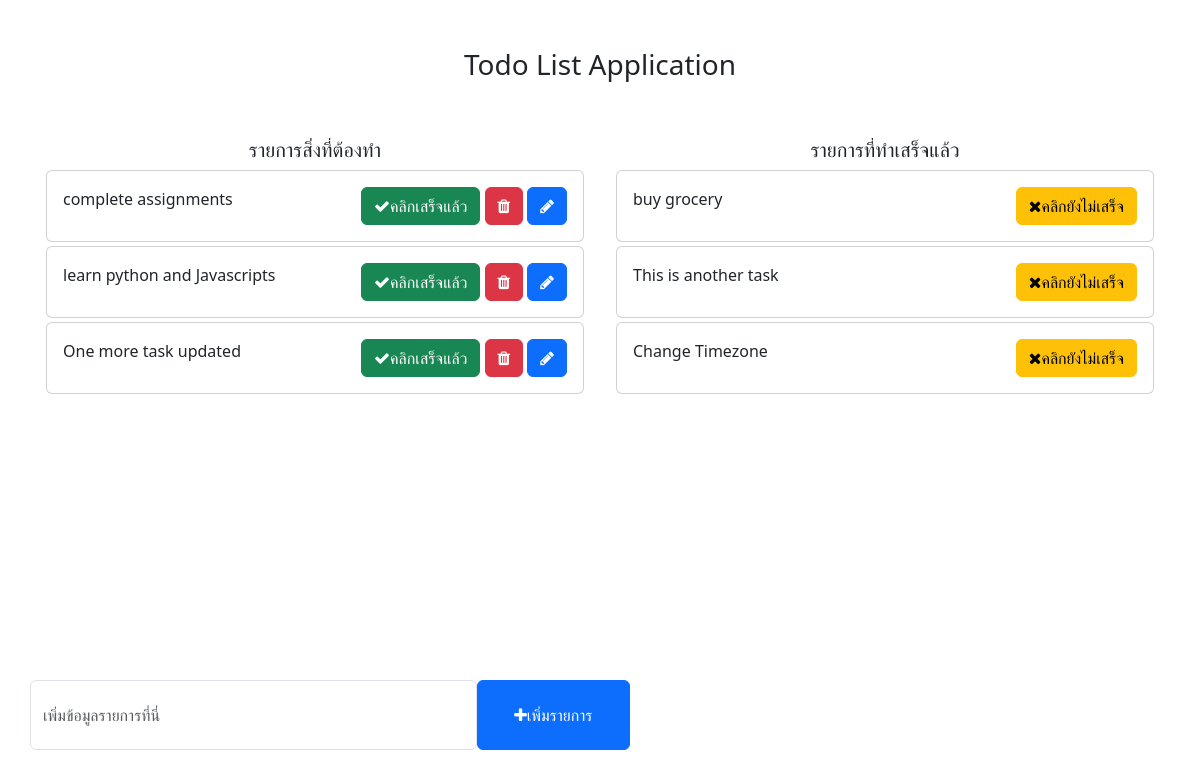
The app's page /, older data.
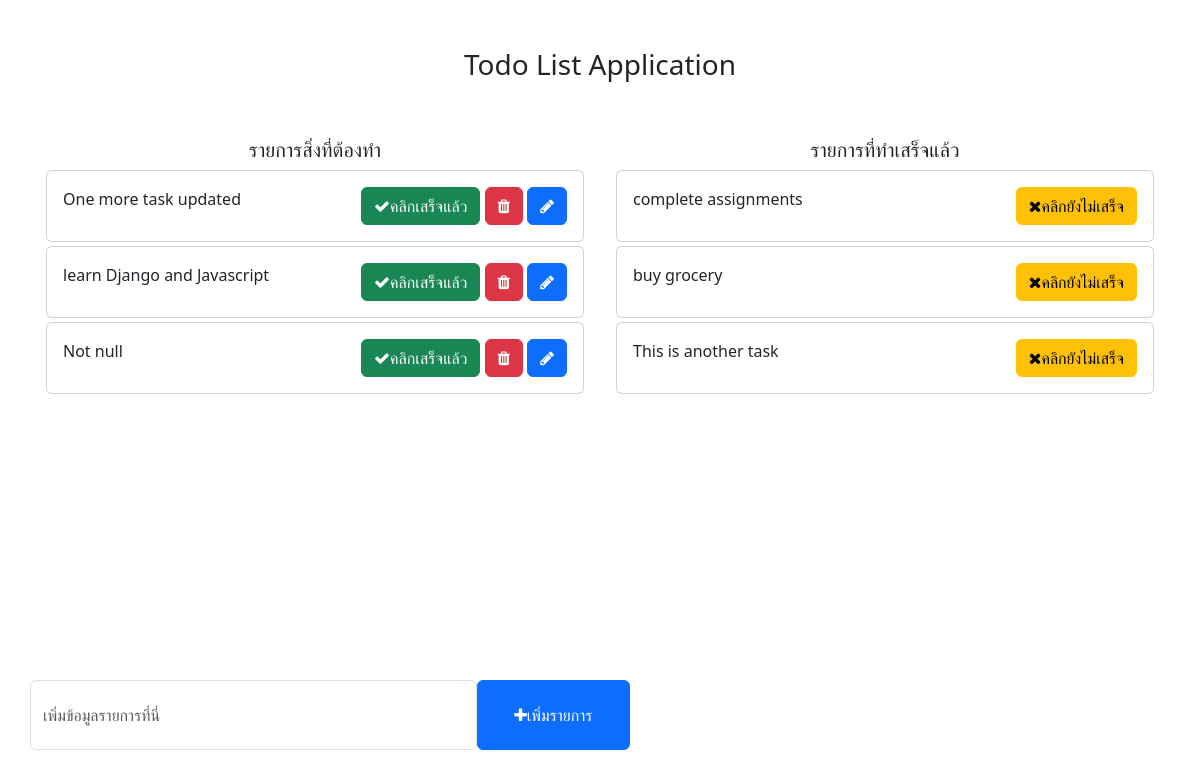
The same page, newer data.
### todo/models.py (models this page shows, shortened)
class Task(models.Model):
    task = models.CharField(max_length=250)
    is_completed = models.BooleanField(default=False)
    created_at = models.DateTimeField(auto_now_add=True)
    update_at = models.DateTimeField(auto_now=True)

### todo_main/views.py (the view)
# urls.py: 2. Add a URL to urlpatterns:  path('', views.home, name='home')
def home(request):
    tasks = Task.objects.filter(is_completed=False).order_by('update_at')
    completed_tasks = Task.objects.filter(is_completed=True).order_by('-update_at')
    context = {
        'tasks': tasks,
        'completed_tasks': completed_tasks
    }
    return render(request, 'home.html', context)

### templates/home.html (shortened to what this page needs)
<!DOCTYPE html>
<html lang="en">
<head>
    <link href="https://cdn.jsdelivr.net/npm/bootstrap@5.3.0-alpha1/dist/css/bootstrap.min.css" rel="stylesheet">
    <link rel="stylesheet" href="https://cdnjs.cloudflare.com/ajax/libs/font-awesome/4.7.0/css/font-awesome.min.css">
</head>
<body>
    <div class="container">
        <h3 class="pt-5 text-center">Todo List Application</h3>
        <div class="row pt-5">
            <div class="col-md-6 col-lg-6" style="height: 650px; overflow: scroll;">
                <h5 class="text-center">รายการสิ่งที่ต้องทำ</h5>
                {% for task in tasks %}
                <div class="card m-1">
                    <div class="card-body">
                        {{ task.task }}
                        <span style="position: relative; float: right;">
                            <a href="{% url 'mark_as_done' task.pk %}" class="btn btn-success"><i class="fa fa-check"></i>คลิกเสร็จแล้ว</a>
                            <a href="{% url 'delete_task' task.pk %}" class="btn btn-danger"><i class="fa fa-trash"></i></a>
                            <a href="{% url 'edit_task' task.pk %}" class="btn btn-primary"><i class="fa fa-pencil"></i></a>
                        </span>
                    </div>
                </div>
               {% endfor %}
            </div>
            <div class="col-md-6 col-lg-6" style="height: 650px; overflow: scroll;">
                <h5 class="text-center">รายการที่ทำเสร็จแล้ว</h5>
                {% for completed_task in completed_tasks %}
                <div class="card m-1">
                    <div class="card-body">
                        {{ completed_task.task }}
                        <span style="position: relative; float: right;">
                            <a href="{% url 'mark_as_undone' completed_task.pk %}" class="btn btn-warning"><i class="fa fa-times"></i>คลิกยังไม่เสร็จ</a>
                        </span>
                    </div>
                </div>
                {% endfor %}
            </div>
        </div>
        <div class="row">
            <div class="col-md-6 col-lg-6 p-0" style="position: absolute; bottom: 50px;">
                <form action="{% url 'addTask' %}" method="POST">
                    <div class="form-group">
                        <span style="display: flex;">
                            <input type="text" name="task" class="form-control" placeholder="เพิ่มข้อมูลรายการที่นี่">
                            <button type="submit" class="btn btn-primary" style="width: 200px;"><i class="fa fa-plus"></i>เพิ่มรายการ</button>
                        </span>
                    </div>
                </form>
            </div>
        </div>
    </div>
</body>
</html>

Row changes from the older to the newer data that the page shows:
removed Task: task "Change Timezone", shown under "รายการที่ทำเสร็จแล้ว"
changed Task "One more task updated": moves up the list
changed Task: task "learn python and Javascripts" → "learn Django and Javascript"
added Task: task "Not null", shown under "รายการสิ่งที่ต้องทำ"
changed Task "complete assignments": moves from the list under "รายการสิ่งที่ต้องทำ" to the list under "รายการที่ทำเสร็จแล้ว"
